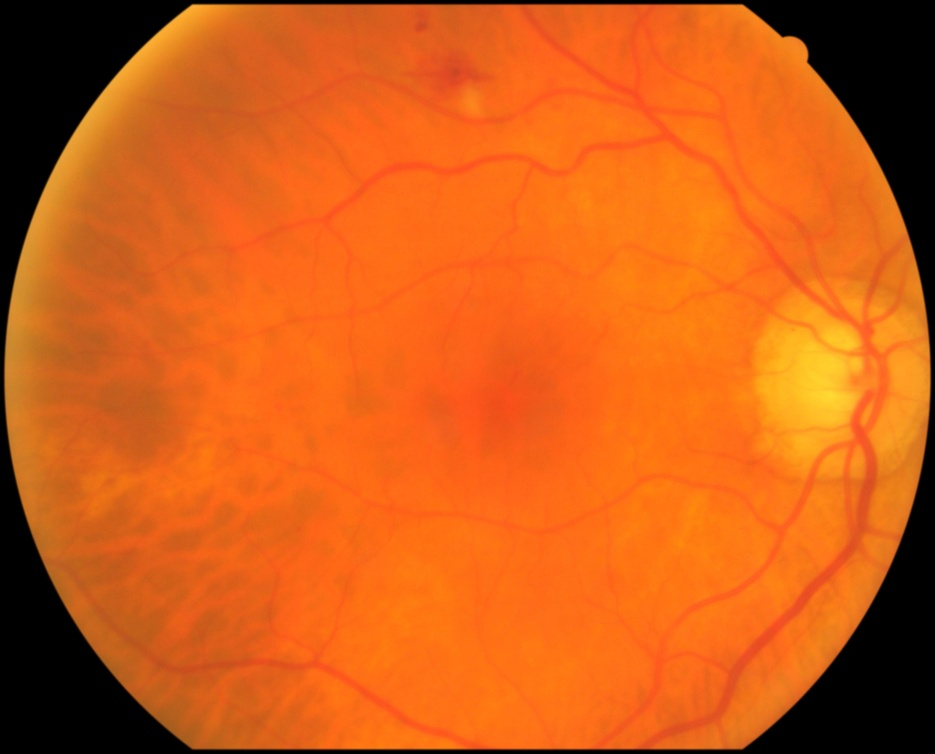
%> input picture Base de datos de imagenes/images/image_0059.jpg, 935 x 754 px, shrunk from 3006 x 2425 before the run
$ octave --eval "result = RemoveVessels(imread('../../../Base de datos de imagenes/images/image_0059.jpg'));"   (GNU Octave 9; MATLAB toolbox functions it lacks are replaced by stand-ins)
%> lines starting %> are read from the running program, lines starting %| are printed output that depends on the picture; in (x1, y1, x2, y2) boxes, pixels count from 0 and x2, y2 are one past the last pixel; in counts of white or black regions, pixels touching at a corner belong together; the program's own positions count from 1
function im_sin=RemoveVessels(I)

im_rgb = im2double(I);

im_green = im_rgb(:,:,2);
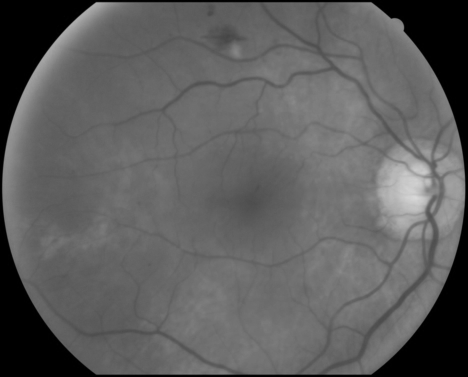
%> im_green: size 754x935 double (shown at 1/2 size); min 0, max 0.851, mean 0.368

im_enh = adapthisteq(im_green,'numTiles',[8 8],'nBins',128);
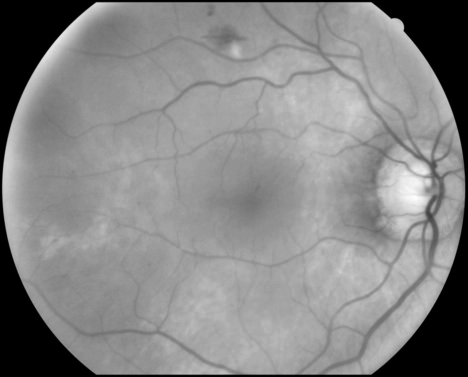
%> im_enh: size 754x935 double (shown at 1/2 size); min 0, max 1, mean 0.53

im_gray = imcomplement(im_enh);
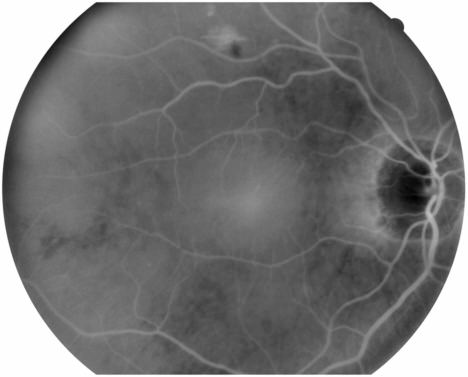
%> im_gray: size 754x935 double (shown at 1/2 size); min 0, max 1, mean 0.47

se = strel('disk',10);
im_top = imtophat(im_gray,se);
im_top_8=im2uint8(im_top);
im_top_8=imadjust(im_top_8);
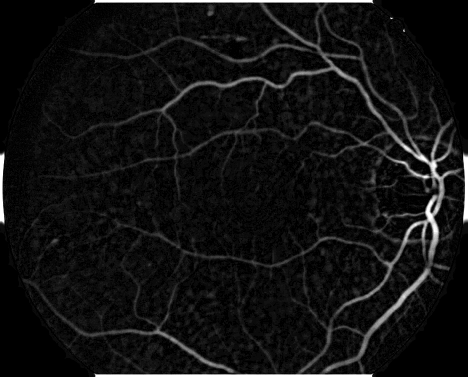
%> im_top_8: size 754x935 uint8 (shown at 1/2 size); min 0, max 255, mean 17.3


%im_thre=im_top_8>100;
im_thre=imbinarize(im_top_8, 'adaptive');
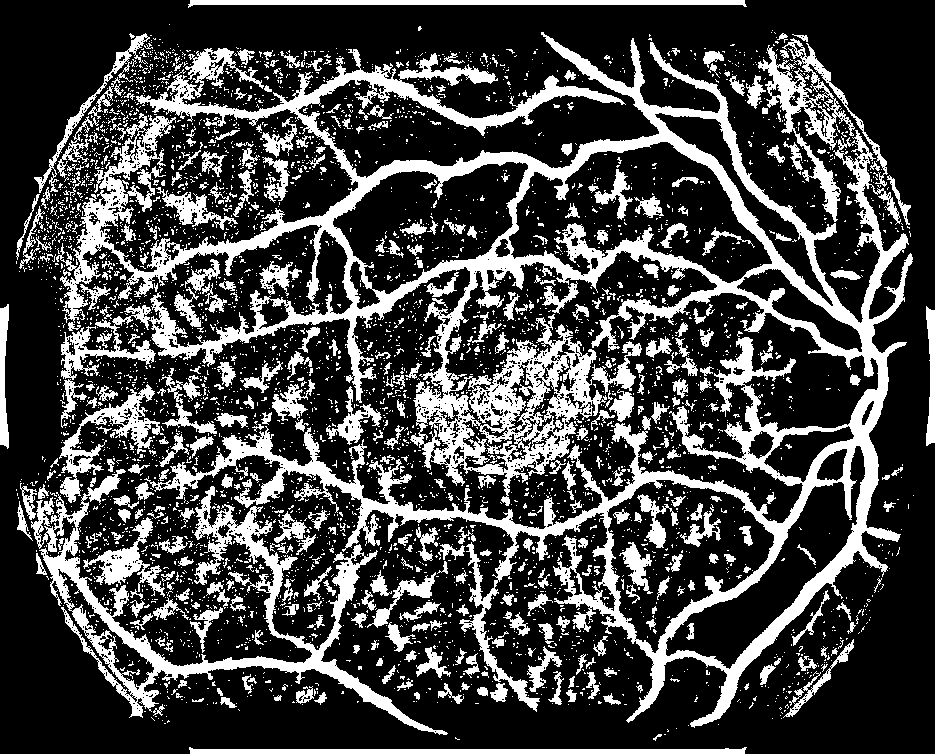
%> im_thre: size 754x935 logical; 27.1% white; 4310 white regions (3884 under 20 px), largest, box (x1, y1, x2, y2) and area: (56, 32, 913, 728) 101357, (31, 469, 448, 735) 14988, (758, 38, 888, 222) 4662

se = strel('disk',5);
im_thre=imopen(im_thre,se);
%> im_thre: size 754x935 logical; 8.5% white; 181 white regions, largest, box (x1, y1, x2, y2) and area: (714, 302, 889, 717) 6906, (313, 122, 766, 244) 6379, (190, 0, 745, 5) 2769
se = strel('disk',7);
im_thre=imdilate(im_thre,se);
%> im_thre: size 754x935 logical; 23.1% white; 87 white regions, largest, box (x1, y1, x2, y2) and area: (307, 42, 900, 723) 45203, (281, 64, 586, 137) 8083, (424, 234, 693, 289) 7804
se = strel('disk',5);
im_thre=imclose(im_thre,se);
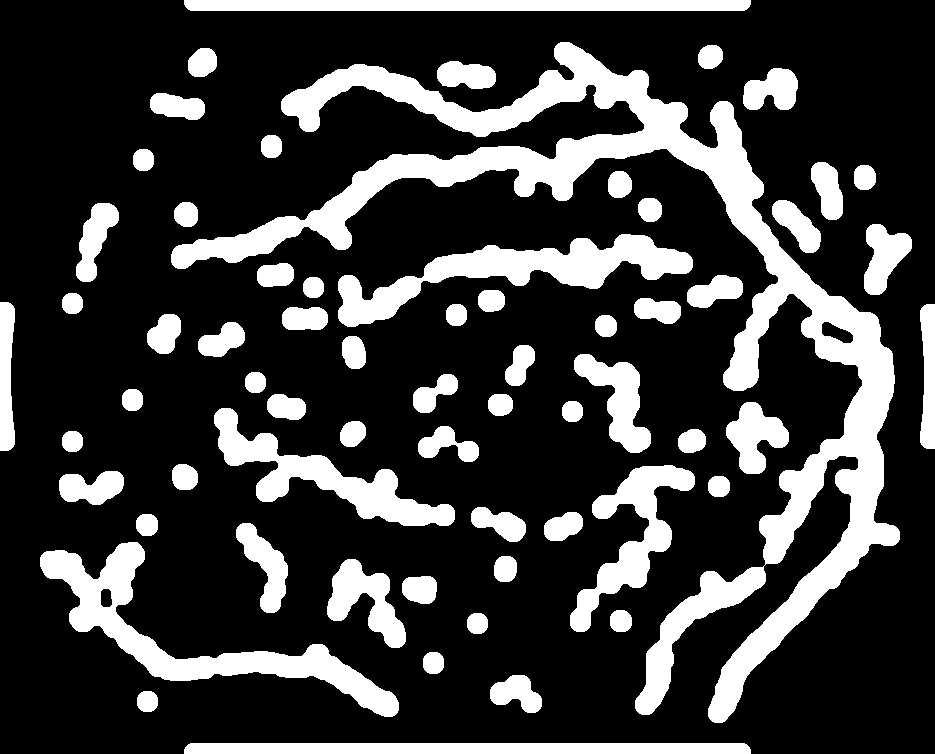
%> im_thre: size 754x935 logical; 23.5% white; 64 white regions, largest, box (x1, y1, x2, y2) and area: (171, 42, 900, 723) 62550, (40, 542, 399, 717) 12188, (338, 234, 693, 327) 10634
im_thre=imclose(im_thre,se);
im_thre=imclose(im_thre,se);

%> (the run ends here)

$ run again, on Base de datos de imagenes/images/image_0118.jpg
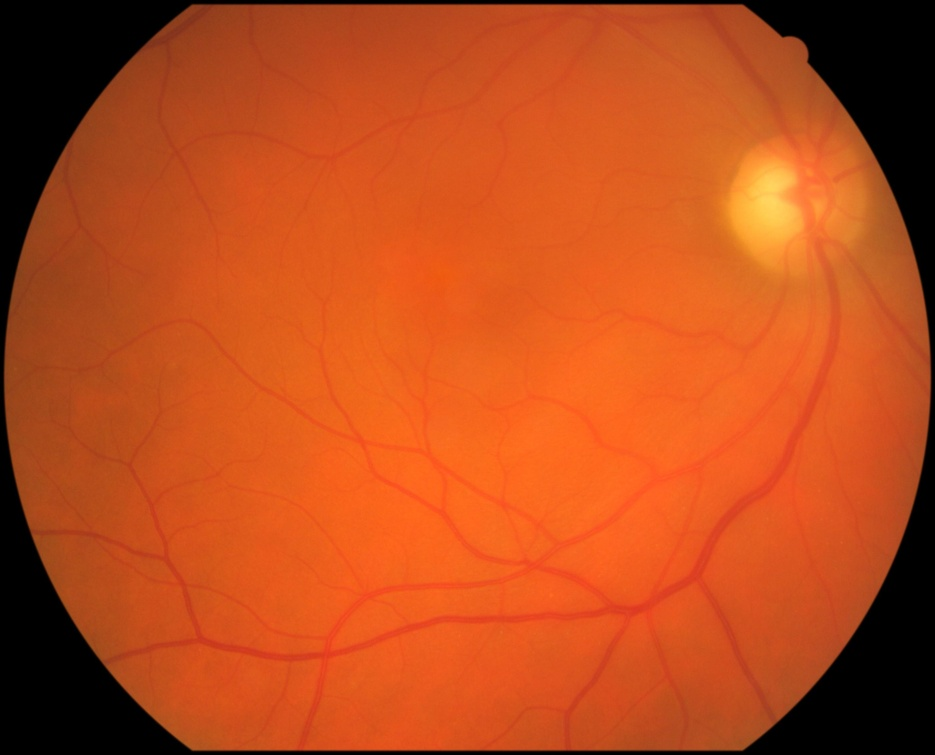
%> input picture Base de datos de imagenes/images/image_0118.jpg, 935 x 755 px, shrunk from 3004 x 2424 before the run
%> in RemoveVessels, `im_thre=imbinarize(im_top_8, 'adaptive');`:
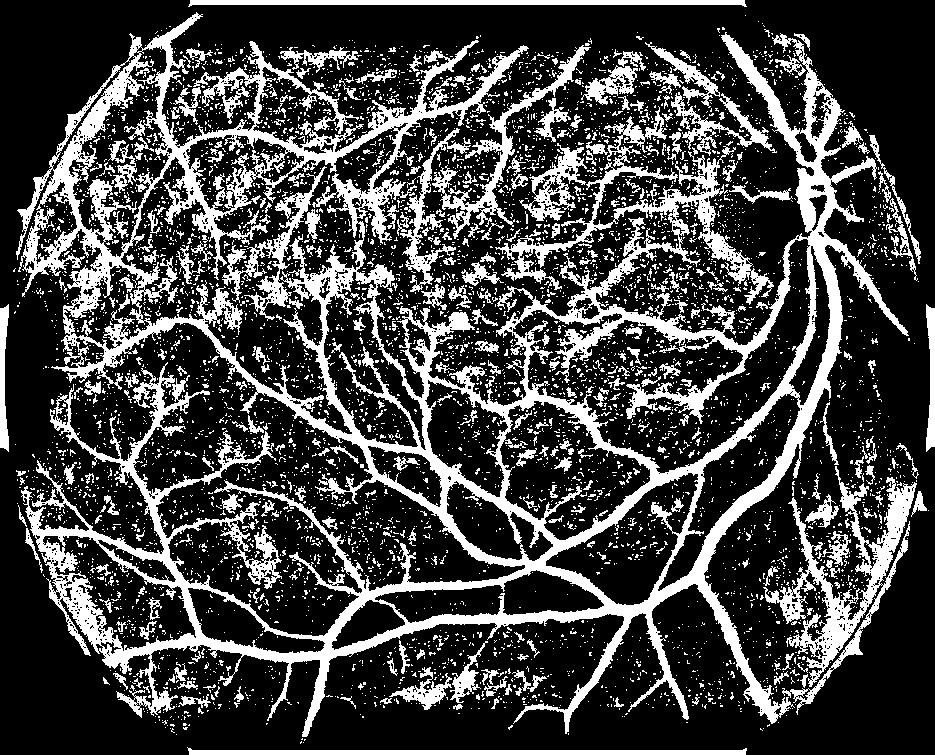
%> im_thre: size 755x935 logical; 26.5% white; 5808 white regions (5434 under 20 px), largest, box (x1, y1, x2, y2) and area: (16, 12, 909, 737) 114522, (763, 466, 917, 715) 8376, (432, 45, 591, 239) 3373
%> in RemoveVessels, `im_thre=imclose(im_thre,se);`:
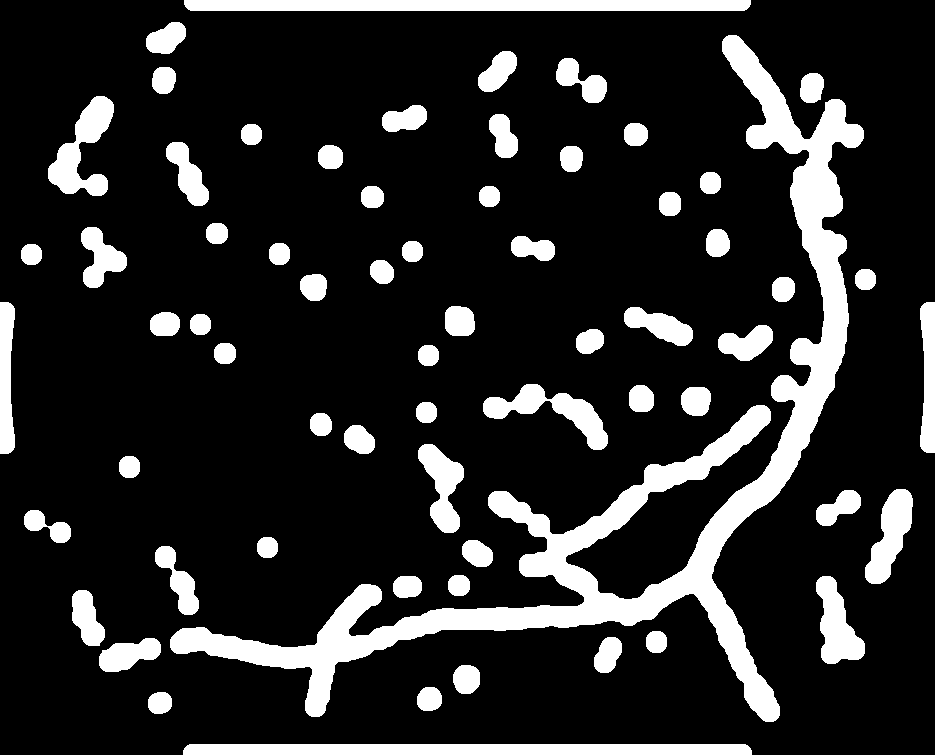
%> im_thre: size 755x935 logical; 16.1% white; 65 white regions, largest, box (x1, y1, x2, y2) and area: (170, 35, 864, 722) 48245, (183, 744, 752, 755) 6225, (184, 0, 751, 11) 6203

$ run again, on Base de datos de imagenes/images/image_0215.jpg
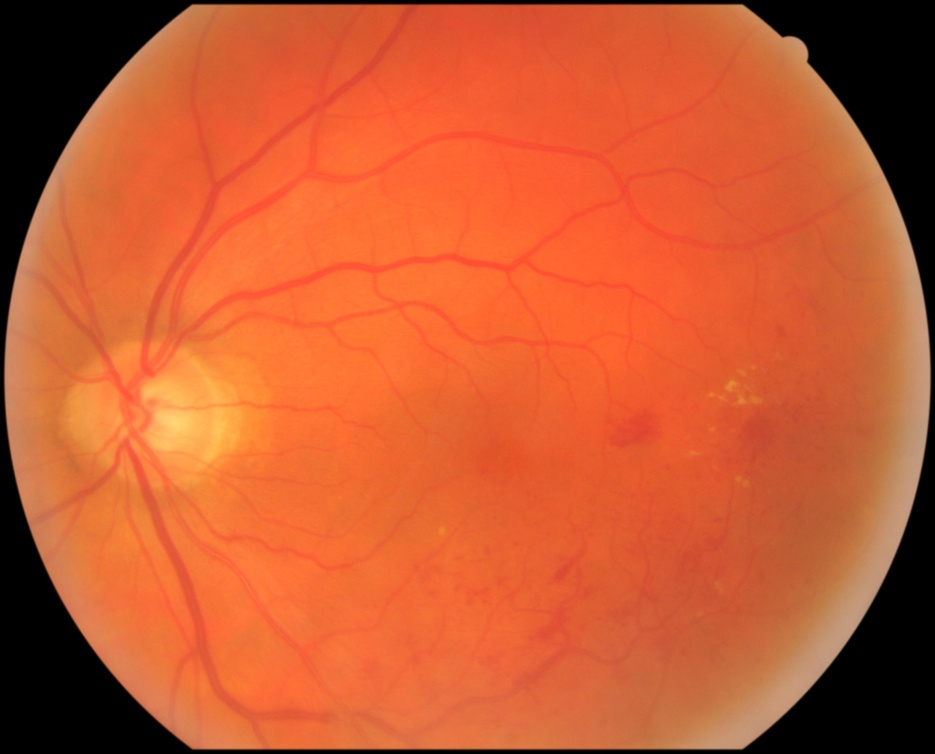
%> input picture Base de datos de imagenes/images/image_0215.jpg, 935 x 754 px, shrunk from 3006 x 2425 before the run
%> in RemoveVessels, `im_thre=imbinarize(im_top_8, 'adaptive');`:
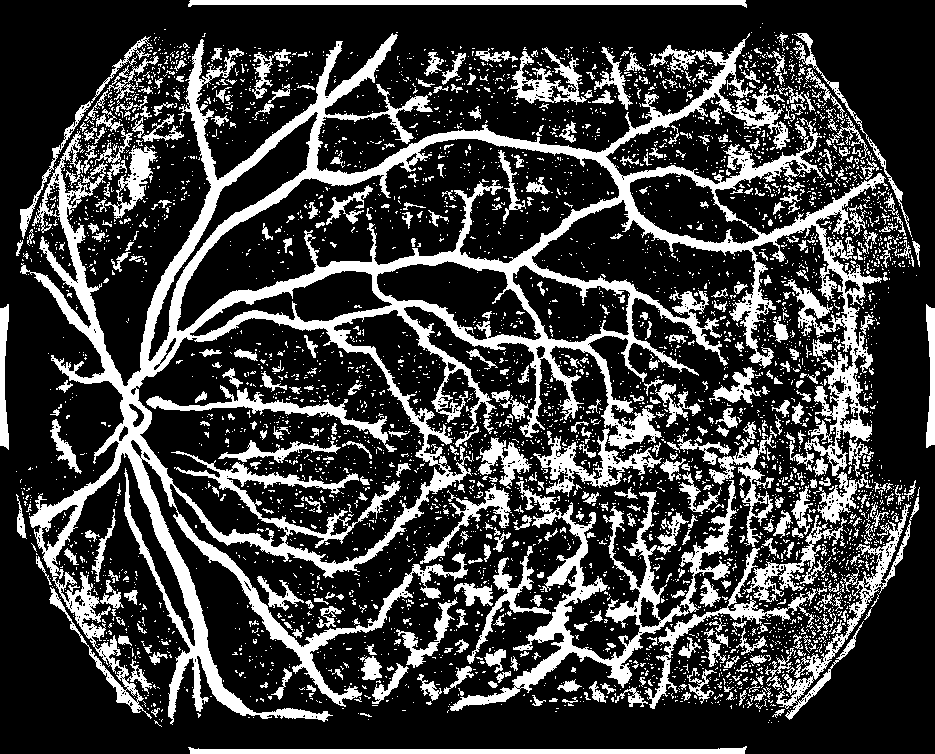
%> im_thre: size 754x935 logical; 25.1% white; 4729 white regions (4235 under 20 px), largest, box (x1, y1, x2, y2) and area: (20, 33, 888, 725) 83254, (450, 480, 737, 711) 9847, (776, 497, 919, 720) 3411
%> in RemoveVessels, `im_thre=imclose(im_thre,se);`:
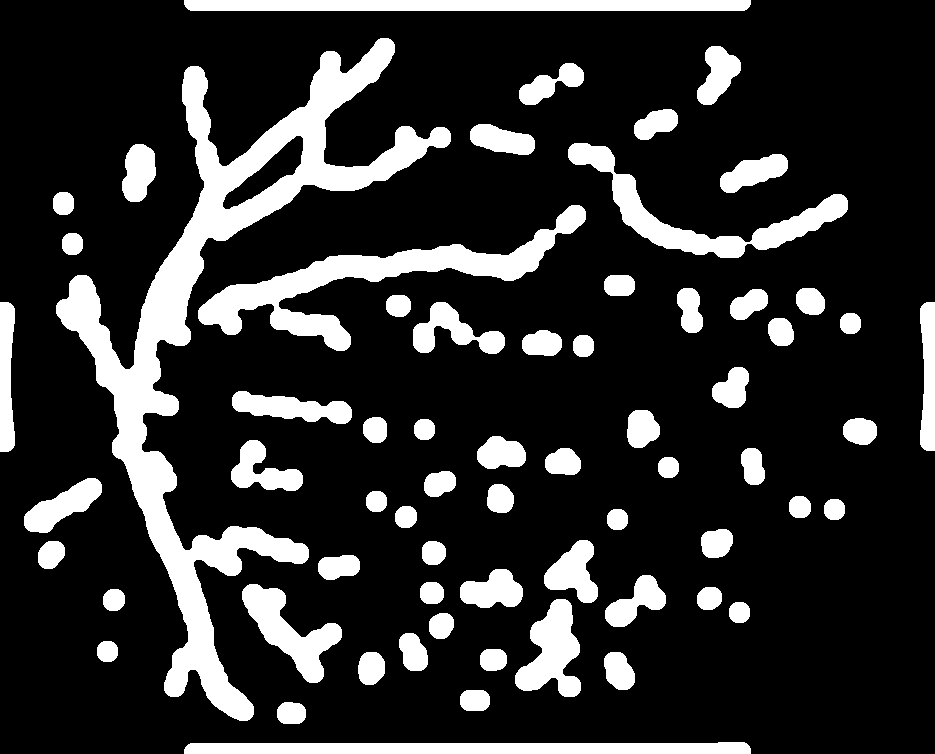
%> im_thre: size 754x935 logical; 18.6% white; 65 white regions, largest, box (x1, y1, x2, y2) and area: (56, 38, 451, 721) 41331, (198, 205, 586, 351) 11758, (568, 143, 848, 258) 6659
